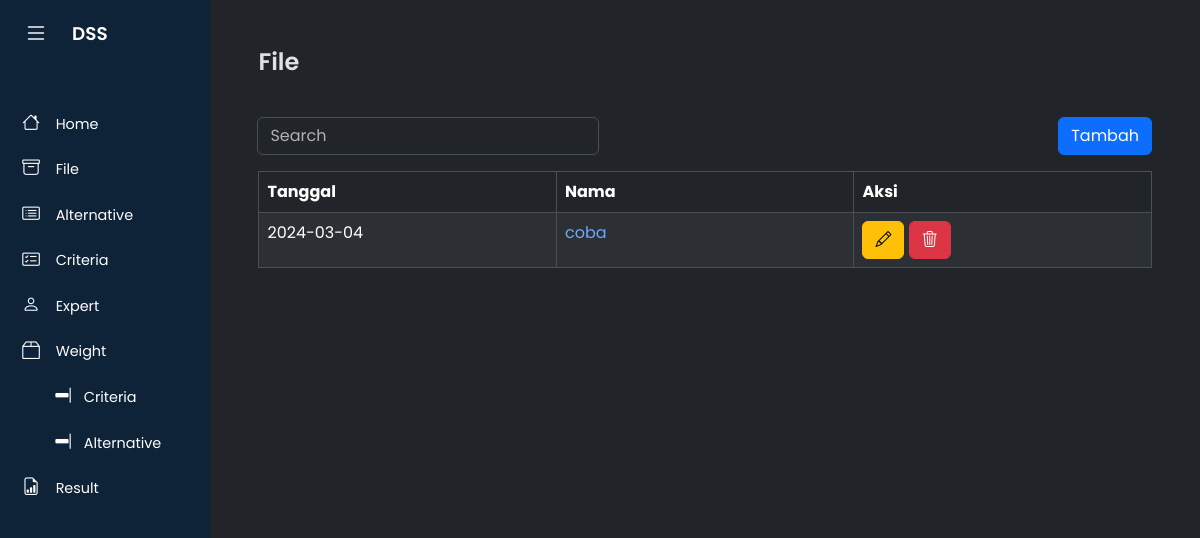
The app's page /?m=periode, older data.
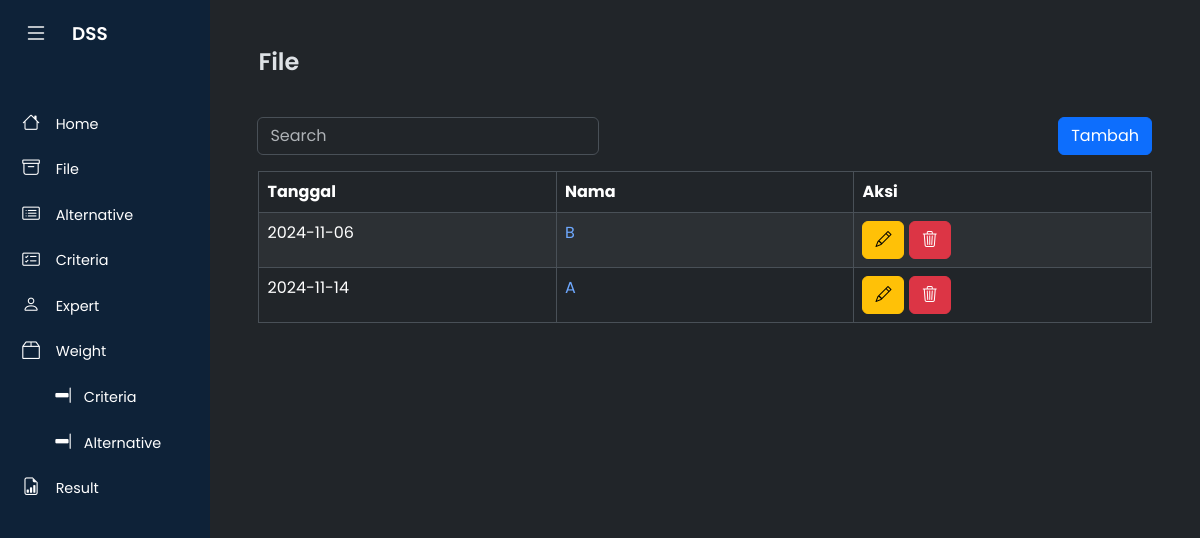
The same page, newer data.
### tables this page shows
CREATE TABLE `tb_periode` (
  `tanggal` date NOT NULL,
  `nama` varchar(100) DEFAULT NULL,
  `keterangan` text DEFAULT NULL
);

### functions.php (called while the page is built, shortened)
<?php
include 'config.php';
include 'includes/db.php';
$db = new DB($config['server'], $config['username'], $config['password'], $config['database_name']);
function _get($key, $val = null)
{
    if (isset($_GET[$key]))
        return $_GET[$key];
    else
        return $val;
}

### config.php (called while the page is built)
<?php
$config["server"] = 'localhost';
$config["username"] = 'root';
$config["password"] = '';
$config["database_name"] = 'dbfahpvik';
?>

### includes/db.php (called while the page is built, shortened)
<?php
class DB
{
    var $conn = null;
    public function __construct($host, $username, $passwd, $dbname)
    {
        $this->conn = mysqli_connect($host, $username, $passwd, $dbname);
    }
    public function query($sql)
    {
        $query = mysqli_query($this->conn, $sql) or die('<pre>Error mysqli_query: ' . mysqli_error($this->conn) . '<br />' . $sql . '</pre>');
        return $query;
    }
    public function get_results($sql)
    {
        $query = $this->query($sql);
        $arr = array();
        while ($row = mysqli_fetch_object($query)) {
            $arr[] = $row;
        }
        return $arr;
    }
}

### periode.php (the view, shortened to what this page needs)
<div>
    <h1>File</h1>
</div>
<div class="mt-3">
    <div class="py-3">
        <form class="input-group d-flex justify-content-between">
            <div class="form-group">
                <input class="form-control" type="text" placeholder="Search" name="q" value="<?= _get('q') ?>" />
            </div>
            <div>
                <a class="btn btn-primary" href="?m=periode_tambah"><span class="glyphicon glyphicon-plus"></span>Tambah</a>
            </div>
        </form>
    </div>
    <table class="table table-bordered table-hover table-striped", style="table-layout: fixed">
        <thead>
            <tr>
                <th>Tanggal</th>
                <th>Nama</th>
                <th>Aksi</th>
            </tr>
        </thead>
        <?php
        $q = esc_field(_get('q'));
        $rows = $db->get_results("SELECT * FROM tb_periode WHERE tanggal LIKE '%$q%' OR nama LIKE '%$q%' ORDER BY tanggal");
        foreach ($rows as $row) : ?>
            <tr>
                <td style="width:100px"><?= $row->tanggal ?></td>
                <td><a style="text-decoration:none" href="?m=alternatif&periode=<?=$row->tanggal?>"><?= $row->nama ?><a></td>
                <td>
                    <a class="btn btn-xs btn-warning" href="?m=periode_ubah&ID=<?= $row->tanggal ?>"><i class="bi bi-pencil"></i></a>
                    <a class="btn btn-xs btn-danger" href="aksi.php?act=periode_hapus&ID=<?= $row->tanggal ?>" onclick="return confirm('Hapus data?')"><i class="bi bi-trash3"></i></a>
                </td>
            </tr>
        <?php endforeach ?>
    </table>
</div>

Row changes from the older to the newer data that the page shows:
removed tb_periode: tanggal "2024-03-04", nama "coba"
added tb_periode: tanggal "2024-11-06", nama "B"
added tb_periode: tanggal "2024-11-14", nama "A"
